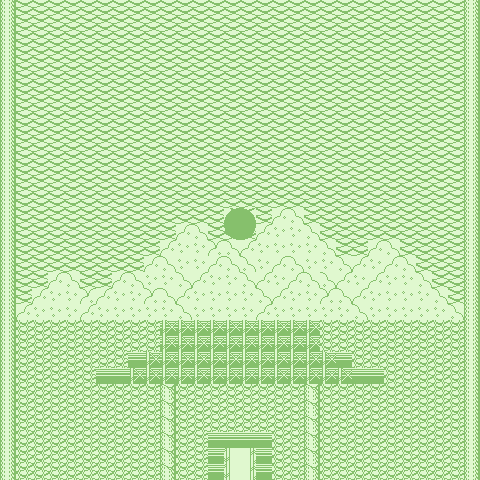

Below is a game level as drawn by its tile map, then a one-line description and the .tmx file that defines it, in full:
An orthogonal 30x30 tile map with 16x16 px tiles, 1 tile layer (Tile Layer 1).

<map version="1.9" tiledversion="1.9.2" orientation="orthogonal" renderorder="right-down" width="30" height="30" tilewidth="16" tileheight="16" infinite="0" nextlayerid="2" nextobjectid="1">
 <tileset firstgid="1" source="forest_tileset.tsx" />
 <layer id="1" name="Tile Layer 1" width="30" height="30">
  <data encoding="csv">
47,45,45,45,45,45,45,45,45,45,45,45,45,45,45,45,45,45,45,45,45,45,45,45,45,45,45,45,45,47,
47,45,45,45,45,45,45,45,45,45,45,45,45,45,45,45,45,45,45,45,45,45,45,45,45,45,45,45,45,47,
47,45,45,45,45,45,45,45,45,45,45,45,45,45,45,45,45,45,45,45,45,45,45,45,45,45,45,45,45,47,
47,45,45,45,45,45,45,45,45,45,45,45,45,45,45,45,45,45,45,45,45,45,45,45,45,45,45,45,45,47,
47,45,45,45,45,45,45,45,45,45,45,45,45,45,45,45,45,45,45,45,45,45,45,45,45,45,45,45,45,47,
47,45,45,45,45,45,45,45,45,45,45,45,45,45,45,45,45,45,45,45,45,45,45,45,45,45,45,45,45,47,
47,45,45,45,45,45,45,45,45,45,45,45,45,45,45,45,45,45,45,45,45,45,45,45,45,45,45,45,45,47,
47,45,45,45,45,45,45,45,45,45,45,45,45,45,45,45,45,45,45,45,45,45,45,45,45,45,45,45,45,47,
47,45,45,45,45,45,45,45,45,45,45,45,45,45,45,45,45,45,45,45,45,45,45,45,45,45,45,45,45,47,
47,45,45,45,45,45,45,45,45,45,45,45,45,45,45,45,45,45,45,45,45,45,45,45,45,45,45,45,45,47,
47,45,45,45,45,45,45,45,45,45,45,45,45,45,45,45,45,45,45,45,45,45,45,45,45,45,45,45,45,47,
47,45,45,45,45,45,45,45,45,45,45,45,45,45,45,45,45,45,45,45,45,45,45,45,45,45,45,45,45,47,
47,45,45,45,45,45,45,45,45,45,45,45,45,45,45,45,45,45,45,45,45,45,45,45,45,45,45,45,45,47,
47,45,45,45,45,45,45,45,45,45,45,45,45,45,43,44,45,82,83,45,45,45,45,45,45,45,45,45,45,47,
47,45,45,45,45,45,45,45,45,45,45,82,83,45,54,55,82,93,93,83,45,45,45,45,45,45,45,45,45,47,
47,45,45,45,45,45,45,45,45,45,82,93,93,95,83,82,93,93,93,93,83,45,45,82,83,45,45,45,45,47,
47,45,45,45,45,45,45,45,45,82,83,93,93,82,83,83,93,82,83,93,93,83,82,93,82,83,45,45,45,47,
47,45,45,82,83,45,45,82,83,93,93,83,82,93,93,83,82,93,82,83,83,82,93,82,93,93,83,45,45,47,
47,45,82,93,93,95,82,93,93,95,83,82,93,93,93,93,83,82,93,93,95,83,82,93,93,93,93,83,45,47,
47,82,93,93,93,82,93,93,93,93,93,83,93,93,93,93,82,93,93,93,93,93,83,93,93,93,93,93,83,47,
47,89,89,89,89,89,89,89,89,89,60,60,60,60,60,60,60,60,60,60,89,89,89,89,89,89,89,89,89,47,
47,89,89,89,89,89,89,89,89,89,60,60,60,60,60,60,60,60,60,60,89,89,89,89,89,89,89,89,89,47,
47,89,89,89,89,89,89,89,63,60,60,60,60,60,60,60,60,60,60,60,60,63,89,89,89,89,89,89,89,47,
47,89,89,89,89,89,63,63,60,60,60,60,60,60,60,60,60,60,60,60,60,60,63,63,89,89,89,89,89,47,
47,89,89,89,89,89,89,89,89,89,36,89,89,89,89,89,89,89,89,36,89,89,89,89,89,89,89,89,89,47,
47,89,89,89,89,89,89,89,89,89,36,89,89,89,89,89,89,89,89,36,89,89,89,89,89,89,89,89,89,47,
47,89,89,89,89,89,89,89,89,89,36,89,89,89,89,89,89,89,89,36,89,89,89,89,89,89,89,89,89,47,
47,89,89,89,89,89,89,89,89,89,36,89,89,63,63,63,63,89,89,36,89,89,89,89,89,89,89,89,89,47,
47,89,89,89,89,89,89,89,89,89,36,89,89,63,51,3221225523,63,89,89,36,89,89,89,89,89,89,89,89,89,47,
47,89,89,89,89,89,89,89,89,89,36,89,89,63,51,3221225523,63,89,89,36,89,89,89,89,89,89,89,89,89,47
</data>
 </layer>
</map>
